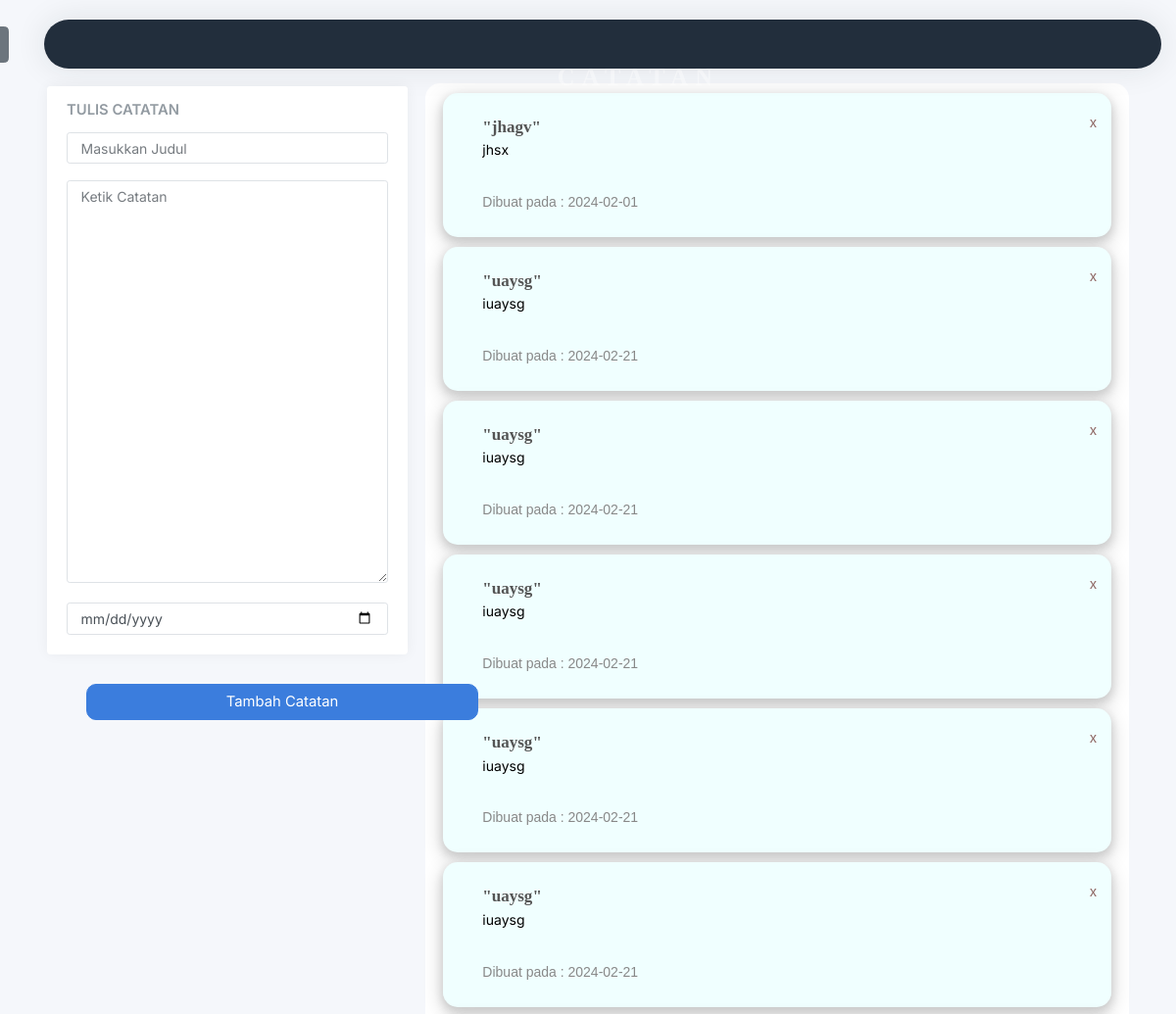
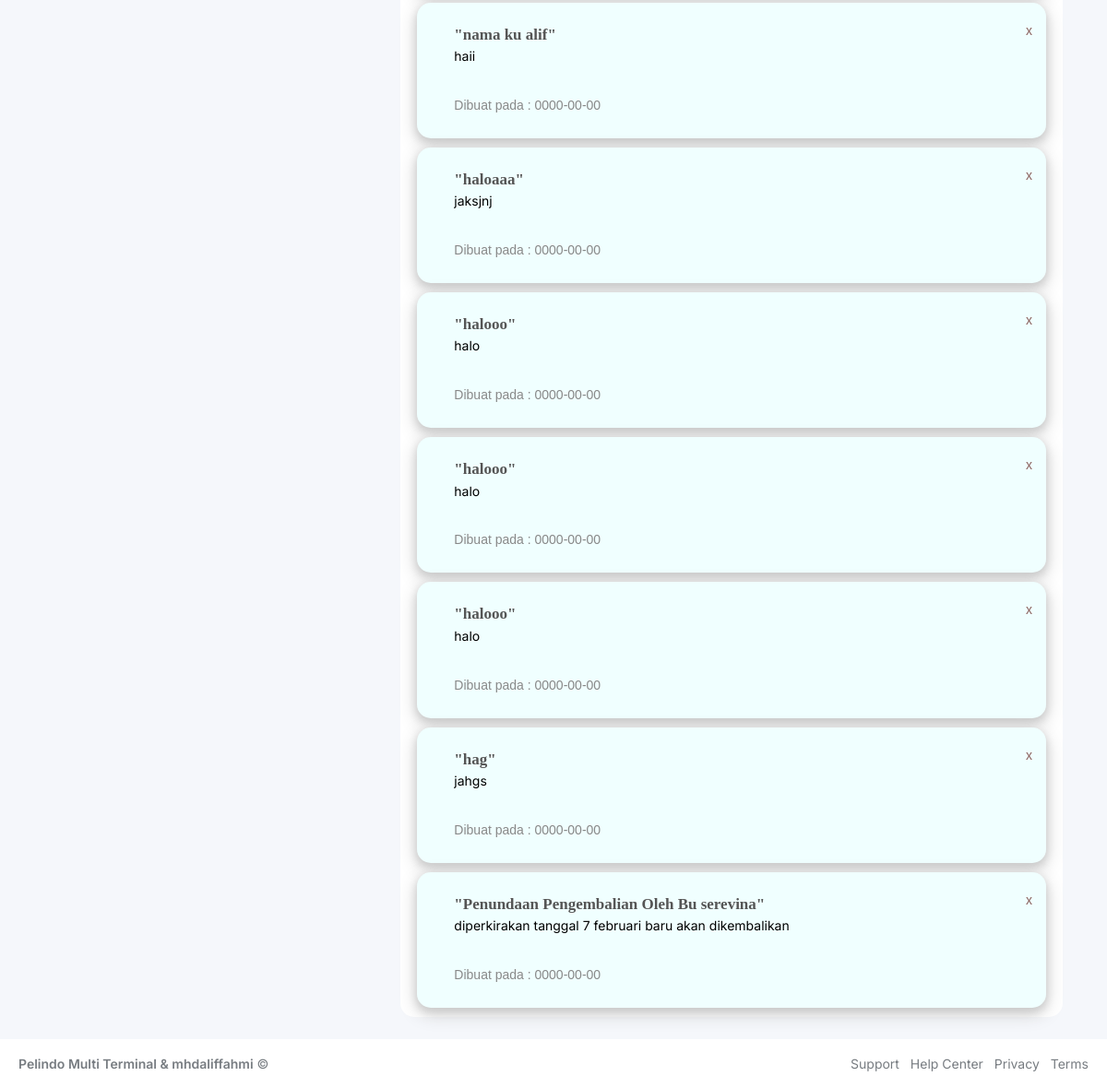
The app's page /create_surat.php (signed in) with its own data (2 pictures, top to bottom).
### tables this page shows
CREATE TABLE `todos` (
  `id` int(11) NOT NULL,
  `title` varchar(250) NOT NULL,
  `isi` varchar(250) NOT NULL,
  `date_time` date NOT NULL,
  `checkbox` int(11) NOT NULL
);

### create_surat.php (the view, shortened to what this page needs)
<?php
include_once "koneksi.php";
?>
<!DOCTYPE html>
<html lang="en">
<head>
    <link href="https://cdn.jsdelivr.net/npm/sweetalert2@11.10.4/dist/sweetalert2.min.css" rel="stylesheet">
    <link href="https://cdn.jsdelivr.net/npm/bootstrap@5.3.2/dist/css/bootstrap.min.css" rel="stylesheet">
    <link href="css/app.css" rel="stylesheet">
    <link href="todo.css" rel="stylesheet">
</head>
<body>
    <div class="wrapper">
        <div class="main">
            <nav class="navbar navbar-expand navbar-light navbar-bg" style="background-color: #222e3c; border-radius: 30px; width: 95%; margin-top: 20px; margin-left: 45px; height:50px;">
                <span class="card-title align-middle" style="letter-spacing: 0.5em; margin-top: 10px; font-family: poppins; margin-left: 33%;">
                    <div class="mb-10" style="margin-top:28px; margin-left:-520px;">
                        <a href="index.php"><button class="btn btn-secondary btn-lg" style="width:100px; border-top-left-radius: 20px; border-bottom-left-radius: 20px;">Kembali</button></a>
                    </div>
                    <h2 style="opacity: 40%; color:white; margin-left:140px;"><b>CATATAN</b></h2>
                </span>
            </nav>
            <main class="content" style="margin-top: -10px;">
                <form action="" method="POST">
                    <div class="container-fluid p-0">
                        <div class="col-12 col-lg-4" style="margin-top:-20px; border-radius:15px;">
                            <div class="card">
                                <div class="card-header">
                                    <h5 class="card-title mb-0">TULIS CATATAN</h5>
                                </div>
                                <div class="card-header" style="margin-top:-20px;">
                                    <input type="text" class="form-control" placeholder="Masukkan Judul" name="title" required>
                                </div>
                                <div class="card-body" style="margin-top:-20px">
                                    <textarea class="form-control" rows="19" placeholder="Ketik Catatan" name="isi" required></textarea>
                                </div>
                                <div class="card-body" style="margin-top:-20px">
                                    <input type="date" class="form-control"" name=" date_time" required></textarea>
                                </div>
                            </div>
                        </div>
                        <div class="mb-10" style="margin-top:30px; margin-left:40px;">
                            <button type="submit" class="btn btn-primary btn-lg" style="width:400px; border-radius:10px;" name="submit">Tambah Catatan</button>
                        </div>
                </form>
                <div style="margin-top:-650px; float:right; width:65%; height: auto; background-color:white; border-radius:15px">
                    <?php
                    $todos = "SELECT * FROM todos ORDER BY id DESC";
                    $todos_run = mysqli_query($conn, $todos);
                    ?>
                        <?php while ($todo = mysqli_fetch_assoc($todos_run)) { ?>
                            <div class="todo-item" style="background-color: #F0FFFF;">
                                <a href="hapus5.php?id=<?php echo $todo['id']; ?>" class="remove-to-do">x</span></a>
                                <h2 class="card-title mb-10" style="margin-left:30px; font-family: poppins;">"<?php echo $todo['title'] ?>"</h2>
                                <h5 style="margin-left:30px;"><?php echo $todo['isi'] ?></h5>
                                <br>
                                <small>Dibuat pada : <?php echo $todo['date_time'] ?></small>
                            </div>
                        <?php } ?>
                        </div>
            </main>
            <footer class="footer">
                <div class="container-fluid">
                    <div class="row text-muted">
                        <div class="col-6 text-start">
                            <p class="mb-0">
                                <a class="text-muted" href="https://adminkit.io/" target="_blank"><strong>Pelindo Multi Terminal & mhdaliffahmi</strong></a> &copy;
                            </p>
                        </div>
                        <div class="col-6 text-end">
                            <ul class="list-inline">
                                <li class="list-inline-item">
                                    <a class="text-muted" href="#" target="_blank">Support</a>
                                </li>
                                <li class="list-inline-item">
                                    <a class="text-muted" href="#" target="_blank">Help Center</a>
                                </li>
                                <li class="list-inline-item">
                                    <a class="text-muted" href="#" target="_blank">Privacy</a>
                                </li>
                                <li class="list-inline-item">
                                    <a class="text-muted" href="#" target="_blank">Terms</a>
                                </li>
                            </ul>
                        </div>
                    </div>
                </div>
            </footer>
        </div>
    </div>
</body>
</html>

### todo.css (style rules this page uses)
body { background: #34495e; }
* { padding: 0px; margin: 0px; box-sizing: border-box; }
.todo-item { width: 95%; margin: 10px auto; padding: 20px 10px; box-shadow: 0 4px 8px 0 #ccc, 0 6px 20px 0 #ccc; border-radius: 15px; }
.todo-item h2 { display: inline-block; padding: 5px 0px; font-size: 17px; font-family: sans-serif; color: #555; }
.todo-item small { display: block; width: 100%; padding: 5px 0px; color: #888; padding-left: 30px; font-size: 14px; font-family: sans-serif; }
.remove-to-do { display: block; float: right; width: 20px; height: 20px; font-family: sans-serif; color: rgb(139, 97, 93); text-decoration: none; text-align: right; padding: 0px 5px 8px 0px; border-radius: 50%; transition: background 1s; cursor: pointer; }

### records on screen
todos: title "jhagv", isi "jhsx", date_time "2024-02-01"
todos: title "uaysg", isi "iuaysg", date_time "2024-02-21"
todos: title "uaysg", isi "iuaysg", date_time "2024-02-21"
todos: title "uaysg", isi "iuaysg", date_time "2024-02-21"
todos: title "uaysg", isi "iuaysg", date_time "2024-02-21"
todos: title "uaysg", isi "iuaysg", date_time "2024-02-21"
todos: title "nama ku alif", isi "haii", date_time "0000-00-00"
todos: title "haloaaa", isi "jaksjnj", date_time "0000-00-00"
todos: title "halooo", isi "halo", date_time "0000-00-00"
todos: title "halooo", isi "halo", date_time "0000-00-00"
todos: title "halooo", isi "halo", date_time "0000-00-00"
todos: title "hag", isi "jahgs", date_time "0000-00-00"
todos: title "Penundaan Pengembalian Oleh Bu serevina", isi "diperkirakan tanggal 7 februari baru akan dikembalikan", date_time "0000-00-00"
